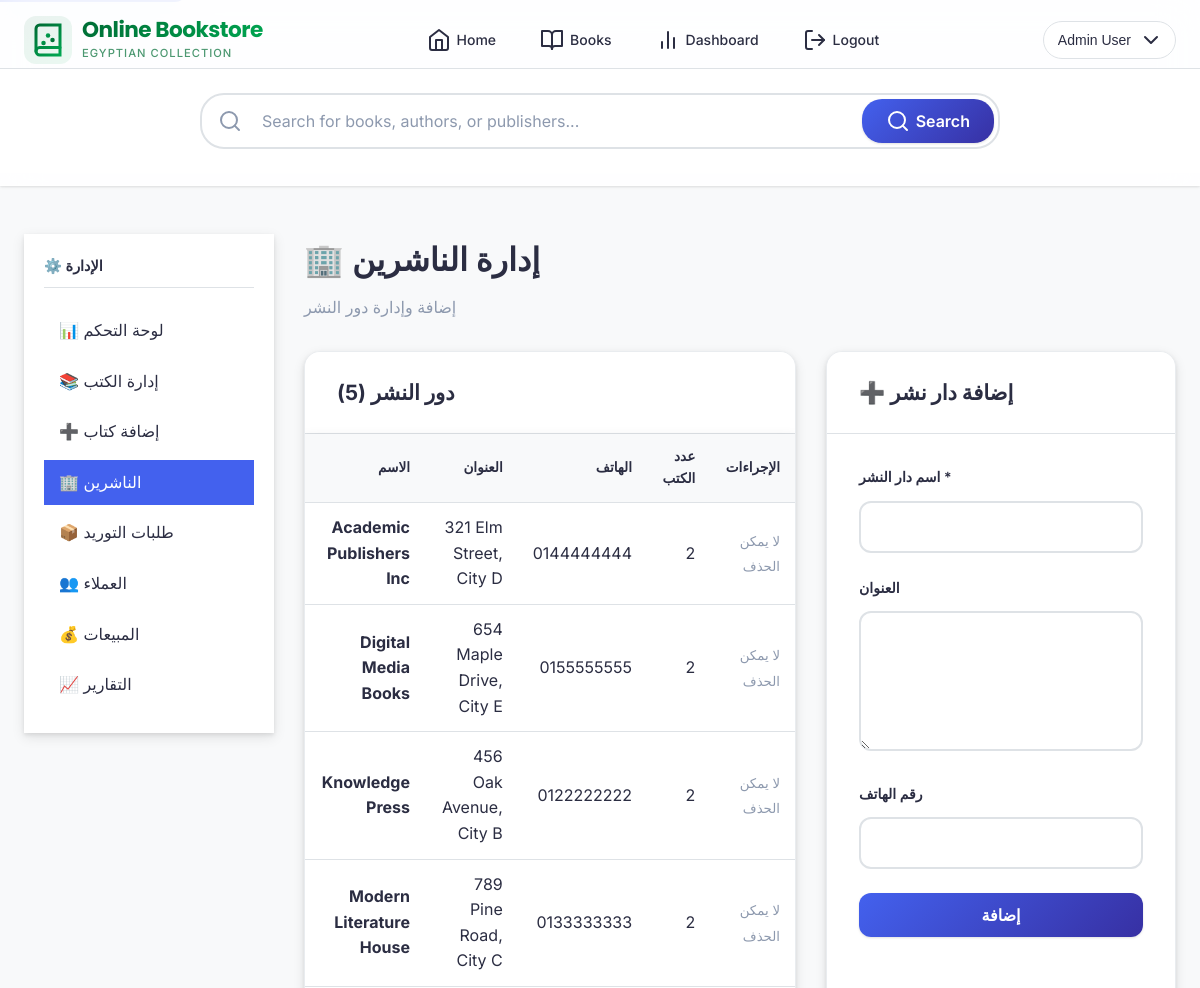
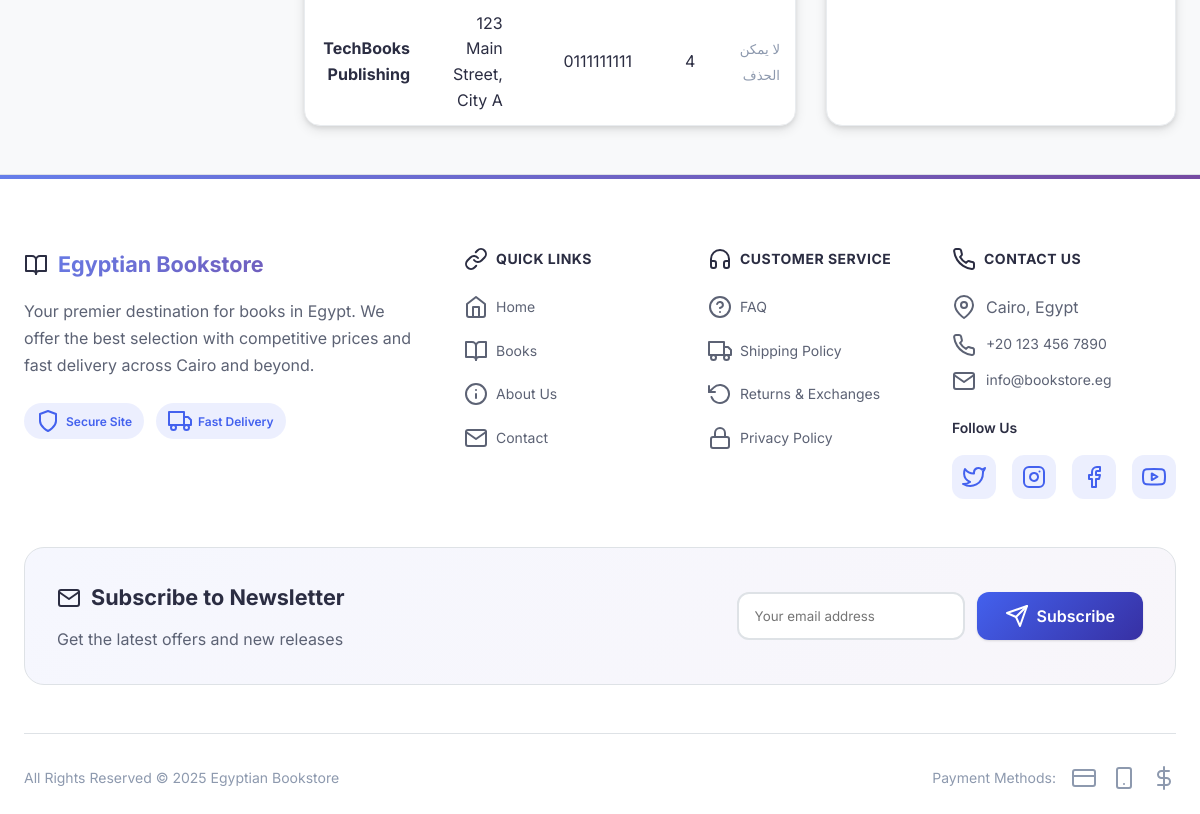
/admin/publishers.php (signed in), run on the app's committed database (2 pictures, top to bottom).
### tables this page shows
CREATE TABLE publishers (
    id INT AUTO_INCREMENT PRIMARY KEY,
    name VARCHAR(255) NOT NULL,
    address TEXT,
    phone VARCHAR(20),
    created_at TIMESTAMP DEFAULT CURRENT_TIMESTAMP
);

### includes/db.php (called while the page is built, shortened)
<?php
$use_mysqli = extension_loaded('mysqli');
$use_pdo = extension_loaded('pdo_mysql');
function getDBConnection() {
    global $use_mysqli, $use_pdo;
    static $conn = null;
    if ($conn === null) {
        if ($use_mysqli) {
            $conn = new mysqli(DB_HOST, DB_USER, DB_PASS, DB_NAME);
            $conn->set_charset(DB_CHARSET);
        } else {
            die("خطأ: لم يتم العثور على درايفر MySQL. يرجى تثبيت mysqli أو PDO MySQL.");
        }
    }
    return $conn;
}
function dbQuery($sql, $params = []) {
    global $use_mysqli;
    $conn = getDBConnection();
    if ($use_mysqli) {
        $stmt = $conn->prepare($sql);
        $stmt->execute();
        $result = $stmt->get_result();
        $data = $result->fetch_all(MYSQLI_ASSOC);
        return $data;
    } else {
        $stmt = $conn->prepare($sql);
        $stmt->execute($params);
        return $stmt->fetchAll();
    }
}
?>

### admin/publishers.php (the view, shortened to what this page needs)
<?php
require_once '../includes/db.php';
$publishers = dbQuery("
    SELECT p.*, COUNT(b.isbn) as book_count
    FROM publishers p
    LEFT JOIN books b ON p.id = b.publisher_id
    GROUP BY p.id
    ORDER BY p.name
");
require_once '../includes/header.php';
?>
<div class="admin-layout">
    <aside class="admin-sidebar">
        <h3>⚙️ الإدارة</h3>
        <ul class="admin-nav">
            <li><a href="/admin/dashboard.php">📊 لوحة التحكم</a></li>
            <li><a href="/admin/books.php">📚 إدارة الكتب</a></li>
            <li><a href="/admin/add_book.php">➕ إضافة كتاب</a></li>
            <li><a href="/admin/publishers.php" class="active">🏢 الناشرين</a></li>
            <li><a href="/admin/view_orders.php">📦 طلبات التوريد</a></li>
            <li><a href="/admin/customers.php">👥 العملاء</a></li>
            <li><a href="/admin/sales.php">💰 المبيعات</a></li>
            <li><a href="/admin/reports.php">📈 التقارير</a></li>
        </ul>
    </aside>
    <main>
        <div class="page-header">
            <h1>🏢 إدارة الناشرين</h1>
            <p>إضافة وإدارة دور النشر</p>
        </div>
        <div style="display: grid; grid-template-columns: 1fr 350px; gap: 30px;">
            <div class="card">
                <div class="card-header">
                    <h3>دور النشر (<?php echo count($publishers); ?>)</h3>
                </div>
                <div class="card-body" style="padding: 0;">
                    <table class="data-table">
                        <thead>
                            <tr>
                                <th>الاسم</th>
                                <th>العنوان</th>
                                <th>الهاتف</th>
                                <th>عدد الكتب</th>
                                <th>الإجراءات</th>
                            </tr>
                        </thead>
                        <tbody>
                            <?php if (empty($publishers)): ?>
                                <tr>
                                    <td colspan="5" style="text-align: center; padding: 30px;">
                                        لا توجد دور نشر مسجلة
                                    </td>
                                </tr>
                            <?php else: ?>
                                <?php foreach ($publishers as $pub): ?>
                                    <tr>
                                        <td><strong><?php echo htmlspecialchars($pub['name']); ?></strong></td>
                                        <td><?php echo htmlspecialchars($pub['address'] ?: '-'); ?></td>
                                        <td><?php echo htmlspecialchars($pub['phone'] ?: '-'); ?></td>
                                        <td><?php echo $pub['book_count']; ?></td>
                                        <td>
                                            <?php if ($pub['book_count'] == 0): ?>
                                                <form method="POST" action="" style="display: inline;"
                                                      onsubmit="return confirm('هل تريد حذف هذه الدار؟');">
                                                    <input type="hidden" name="action" value="delete">
                                                    <input type="hidden" name="id" value="<?php echo $pub['id']; ?>">
                                                    <button type="submit" class="btn btn-danger btn-sm">حذف</button>
                                                </form>
                                            <?php else: ?>
                                                <small style="color: var(--text-light);">لا يمكن الحذف</small>
                                            <?php endif; ?>
                                        </td>
                                    </tr>
                                <?php endforeach; ?>
                            <?php endif; ?>
                        </tbody>
                    </table>
                </div>
            </div>
            <div class="card">
                <div class="card-header">
                    <h3>➕ إضافة دار نشر</h3>
                </div>
                <div class="card-body">
                    <form method="POST" action="">
                        <div class="form-group">
                            <label for="name">اسم دار النشر *</label>
                            <input type="text" id="name" name="name" class="form-control" required>
                        </div>
                        <div class="form-group">
                            <label for="address">العنوان</label>
                            <textarea id="address" name="address" class="form-control" rows="2"></textarea>
                        </div>
                        <div class="form-group">
                            <label for="phone">رقم الهاتف</label>
                            <input type="tel" id="phone" name="phone" class="form-control">
                        </div>
                        <button type="submit" class="btn btn-primary btn-block">إضافة</button>
                    </form>
                </div>
            </div>
        </div>
    </main>
</div>
<?php require_once '../includes/footer.php'; ?>

### data on the page
publishers: name "Academic Publishers Inc", address "321 Elm Street, City D", phone "0144444444", book_count "2"
publishers: name "Digital Media Books", address "654 Maple Drive, City E", phone "0155555555", book_count "2"
publishers: name "Knowledge Press", address "456 Oak Avenue, City B", phone "0122222222", book_count "2"
publishers: name "Modern Literature House", address "789 Pine Road, City C", phone "0133333333", book_count "2"
publishers: name "TechBooks Publishing", address "123 Main Street, City A", phone "0111111111", book_count "4"

### other printed values
getCurrentUserName() "Admin User"
count($publishers) "5"
